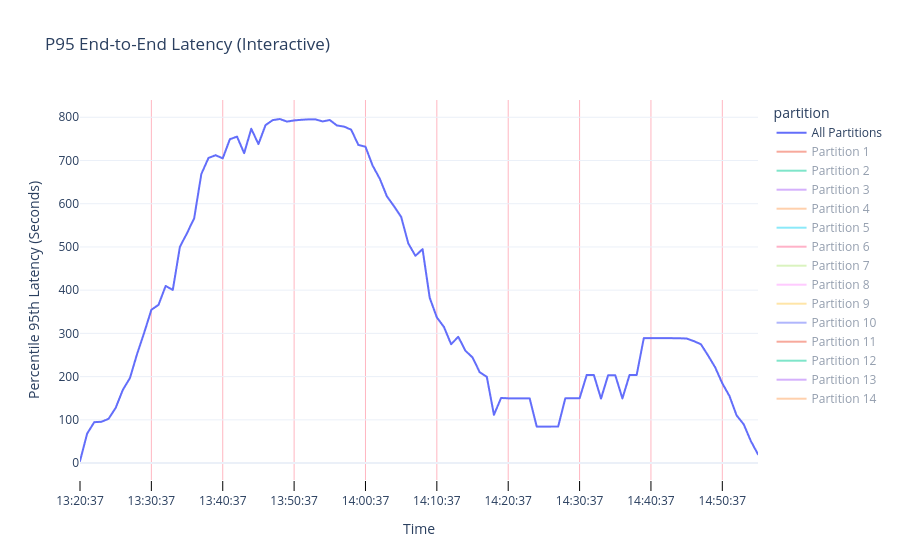

The notebook cell saved with this chart:
### Markdown cell above
### Latency by partition

### Code cell
import plotly.express as px
from datetime import datetime, timedelta
minutes_interval = 10.0
time_bucket_for_average = 5 #minutes

# 2. Setup Time Range (Last 12 hours)
end_time = datetime.now()
start_time = end_time - timedelta(hours=12)
step = "1m"

query = f'histogram_quantile(0.95, sum(rate(message_processing_latency_seconds_bucket[{time_bucket_for_average}m])) by (le, partition))'

# 3. Fetch Data
result = prom.custom_query_range(
    query=query,
    start_time=start_time,
    end_time=end_time,
    step=step,
)

# 4. Flatten the result into a DataFrame
df_list = []
for series in result:
    partition = series['metric'].get('partition', 'all')
    for val in series['values']:
        df_list.append({
            'timestamp': pd.to_datetime(val[0], unit='s'),
            'partition': f"Partition {partition}",
            'latency_sec': float(val[1])
        })

df = pd.DataFrame(df_list)
df['timestamp'] = pd.to_datetime(df['timestamp'])

# --- NEW: Calculate the "All" line ---
# Group by timestamp to get the average P95 across all partitions at each point in time
df_all = df.groupby('timestamp')['latency_sec'].mean().reset_index()
df_all['partition'] = 'All Partitions'

# Combine back into the main dataframe
df_all = pd.concat([df, df_all], ignore_index=True)
df_all['timestamp'] = pd.to_datetime(df_all['timestamp'])


######## order the partitions properly (Partition 1, Partition 2, ..., All Partitions)
partitions = [p for p in df_all['partition'].unique() if p != 'All Partitions']

# 2. Sort them based on the digits inside the string
partitions.sort(key=lambda x: int(''.join(filter(str.isdigit, x))))

# 3. Put "All Partitions" at the top (or bottom) of the list
ordered_partitions = ['All Partitions'] + partitions

# 4. Apply this order to the DataFrame
df_all['partition'] = pd.Categorical(df_all['partition'], categories=ordered_partitions, ordered=True)


# 5. Create Plotly Graph
fig = px.line(
    df_all, 
    x='timestamp', 
    y='latency_sec', 
    color='partition',
    category_orders={'partition': ordered_partitions}, # Ensure the legend follows the desired order
    title='P95 End-to-End Latency (Interactive)',
    labels={'timestamp': 'Time', 'latency_sec': 'Percentile 95th Latency (Seconds)'},
    template='plotly_white'
)

# Convert to milliseconds for Plotly
ms_interval = minutes_interval * 60 * 1000
# Logic to determine the best format
if minutes_interval < 60:
    # Under 1 hour: Show minutes and seconds
    custom_format = "%H:%M:%S"
elif minutes_interval < 1440: # 24 hours
    # 1 to 24 hours: Show Hour:Minute and Short Date
    custom_format = "%H:%M\n%b %d"
else:
    # Over 24 hours: Focus on the Date
    custom_format = "%b %d\n%Y"

fig.update_xaxes(
    type='date',             # Force the axis to recognize dates
    tickmode='linear',
    tick0=df['timestamp'].min(), 
    dtick=ms_interval,
    tickformat=custom_format,
    ticks="outside",
    ticklen=10,
    tickcolor='black',
    showgrid=True,
    gridcolor='LightPink'
)
# Choose which one should stay visible
# visible_partition = "Partition 1"
visible_partition = "All Partitions"

fig.for_each_trace(lambda trace: trace.update(visible=True if trace.name == visible_partition else "legendonly"))

fig.show()

# Display Stats Table
# --- Calculate Time-Windowed Stats ---
# Define our window boundaries
now = df['timestamp'].max()  # Using the max timestamp in data as 'now'
ten_min_ago = now - pd.Timedelta(minutes=10)
thirty_min_ago = now - pd.Timedelta(minutes=30)

# Create windowed slices
df_10m = df[df['timestamp'] >= ten_min_ago]
df_30m = df[df['timestamp'] >= thirty_min_ago]

# 1. Aggregate main stats
stats_table = df.groupby('partition').agg(
    mean_latency_sec=('latency_sec', 'mean'),
    max_latency_sec=('latency_sec', 'max'),
    std_latency_sec=('latency_sec', 'std')
).reset_index()

# 2. Join the windowed means
stats_10m = df_10m.groupby('partition')['latency_sec'].mean().rename('p95_last_10m')
stats_30m = df_30m.groupby('partition')['latency_sec'].mean().rename('p95_last_30m')

stats_table = stats_table.merge(stats_10m, on='partition', how='left')
stats_table = stats_table.merge(stats_30m, on='partition', how='left')

# 3. Handle Sorting
stats_table['partition_num'] = stats_table['partition'].str.extract('(\d+)').astype(int)
stats_table = stats_table.sort_values('partition_num').drop(columns=['partition_num']).reset_index(drop=True)

# 4. Calculate the "All Partitions" summary row including windows
summary_row = pd.DataFrame({
    'partition': ['All Partitions'],
    'mean_latency_sec': [df['latency_sec'].mean()],
    'max_latency_sec': [df['latency_sec'].max()],
    'std_latency_sec': [df['latency_sec'].std()],
    'p95_last_10m': [df_10m['latency_sec'].mean()],
    'p95_last_30m': [df_30m['latency_sec'].mean()]
})

# Combine
stats_table = pd.concat([stats_table, summary_row], ignore_index=True)

# 5. Formatting for display
print("### Latency Overview")
print("These statistics summarize the 95th percentile (P95) processing times.")
print("The 'Mean' represents the average P95 over the duration, while 'Max' captures the highest latency spike.")
print("-" * 30)

display(stats_table.style.format({
    'mean_latency_sec': '{:.3f}s',
    'max_latency_sec': '{:.3f}s',
    'std_latency_sec': '{:.3f}s',
    'p95_last_10m': '{:.3f}s',
    'p95_last_30m': '{:.3f}s'
}).set_caption("Performance Metrics: Full Window vs. Recent Windows"))
